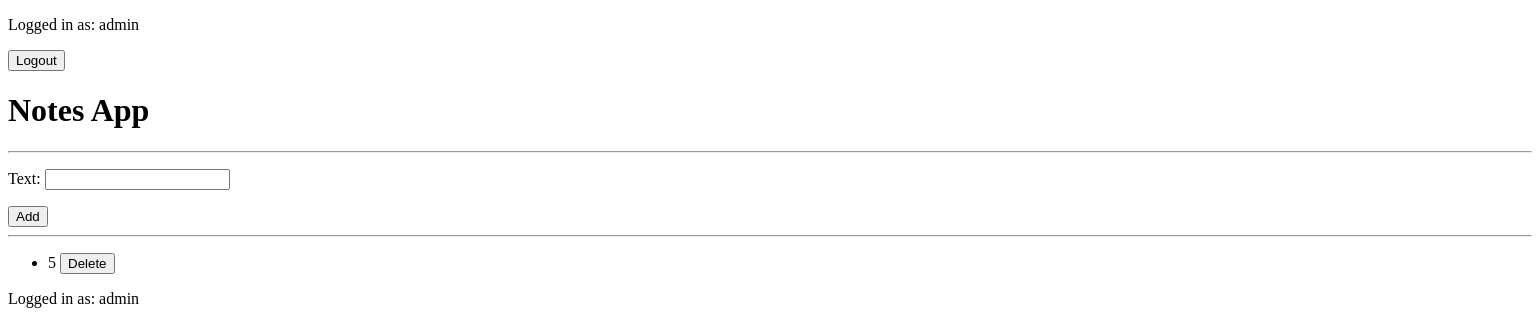
Page / (signed in) on the earlier database version.
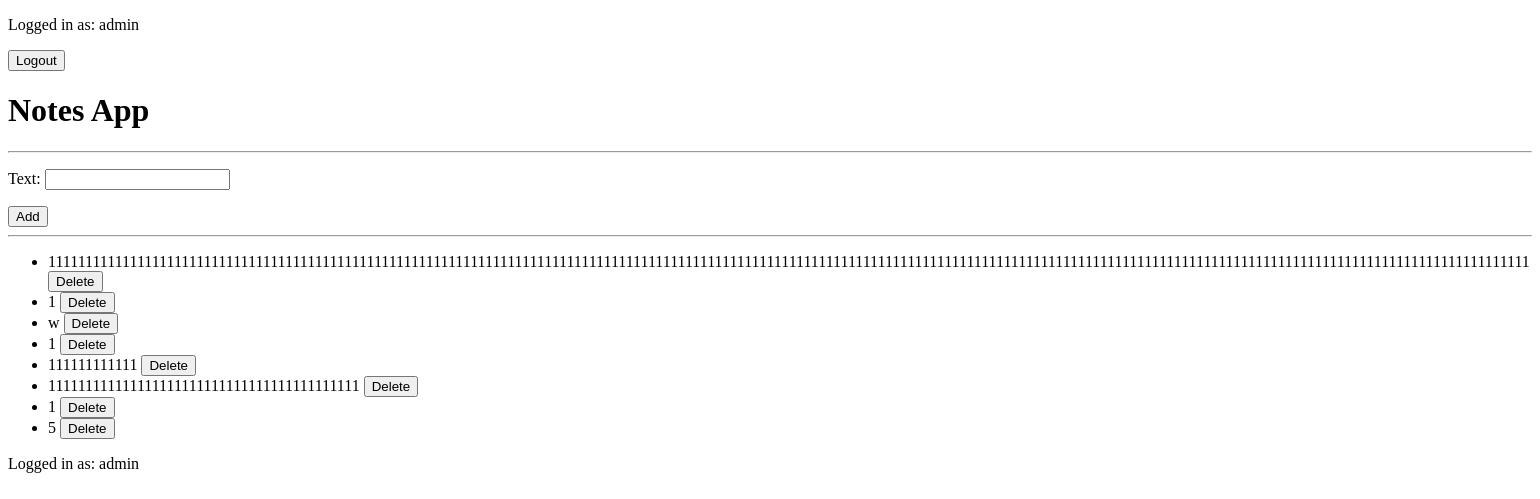
Same page on the later database version.
### notes/models.py (models this page shows, shortened)
class Note(models.Model):
    user = models.ForeignKey(User, on_delete=models.CASCADE)
    text = models.CharField(max_length=200)
    created = models.DateTimeField(auto_now_add=True)

### notes/views.py (the view)
# urls.py: 2. Add a URL to urlpatterns:  path('', views.home, name='home')
@login_required
def home(request):
    if request.method == "POST":
        form = NoteForm(request.POST)
        if form.is_valid():
            note = form.save(commit=False)
            note.user = request.user
            note.save()
            return redirect("notes:home")
    else:
        form = NoteForm()
    notes = Note.objects.filter(user=request.user).order_by("-created")
    return render(request, "home.html", {
        "form": form,
        "notes": notes,
    })

### notes/forms.py
class NoteForm(forms.ModelForm):
    class Meta:
        model = Note
        fields = ["text"]

### templates/home.html (shortened to what this page needs)
{% extends "base.html" %}
{% block content %}
<form method="POST">
    {{ form.as_p }}
    <button type="submit">Add</button>
</form>
<hr>
<ul>
    {% for note in notes %}
    <li>
        {{ note.text }}
        <form method="POST" action="{% url 'notes:delete_note' note.id %}" style="display: inline">
            <button type="submit">Delete</button>
        </form>
    </li>
    {% empty %}
    <li>No Notes Yet.</li>
    {% endfor %}
</ul>
<p>Logged in as: {{ request.user.username }}</p>
{% endblock %}

### templates/base.html (shortened to what this page needs)
<!DOCTYPE html>
<html>
<head>
</head>
<body>
    {% if request.user.is_authenticated %}
    <p>
        Logged in as: {{ request.user.username }}
    </p>
    <form method="post" action="{% url 'logout' %}">
        <button type="submit">Logout</button>
    </form>
    {% endif %}
    <h1>Notes App</h1>
    <hr>
    {% block content %}
    {% endblock %}
</body>
</html>

Differences in the rows shown:
added Note: text "11111111111111111111111111111111111111111111111111111111111111111111111111111111111111111111111111111111111111111111111111111111111111111111111111111111111111111111111111111111111111111111111111111111"
added Note: text "1"
added Note: text "w"
added Note: text "1"
added Note: text "111111111111"
added Note: text "111111111111111111111111111111111111111111"
added Note: text "1"
